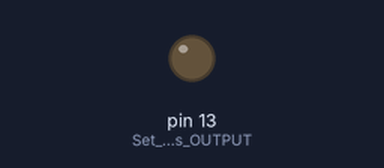
Bench run of a sketch on a simulated Arduino Uno, built with avr-gcc and run on an emulated ATmega328P. Parts: output pins drawn as LEDs (lit = HIGH).

Above: at 1.8 s.
At 5.5 s:
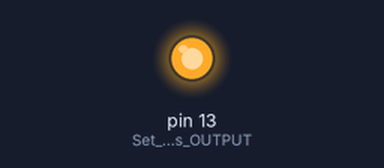
Timing chart, 0 to 14.0 s (numbered marks = the images above):
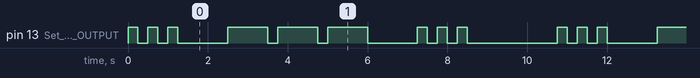

The sketch:

test.ino
```cpp
#include "Arduino.h"
#include "hfile.h"

Morse morse(13);  // Create an instance of the Morse class with pin 13

void setup()
{
  pinMode(13, OUTPUT);  // Set pin 13 as OUTPUT (built-in LED on most Arduino boards)
}

void loop()
{
  // Emit SOS in Morse code (dot, dot, dot, dash, dash, dash, dot, dot, dot)
  morse.dot();   // S
  morse.dot();
  morse.dot();
  delay(1000);   // Delay between letters
  morse.dash();  // O
  morse.dash();
  morse.dash();
  delay(1000);   // Delay between letters
  morse.dot();   // S
  morse.dot();
  morse.dot();
  delay(2000);   // Delay between SOS repetitions
}
```

hfile.h
```cpp
#ifndef HFILE_H_INCLUDED
#define HFILE_H_INCLUDED

#include "Arduino.h"

class Morse
{
public:
    Morse(int pin);  // Constructor
    void dot();      // Emit a dot
    void dash();     // Emit a dash
    void dot(int num);   // Emit multiple dots
    void dash(int num);  // Emit multiple dashes

private:
    int _pin;   // The pin number for Morse code output
};

#endif // HFILE_H_INCLUDED
```

sfile.cpp
```cpp
#include "Arduino.h"
#include "hfile.h"

Morse::Morse(int pin)
{
    pinMode(pin, OUTPUT);   // Set the specified pin as OUTPUT
    _pin = pin;             // Store the pin number in the private member variable
}

void Morse::dot()
{
    digitalWrite(_pin, HIGH);   // Turn on the LED or activate the output
    delay(250);                  // Delay for dot duration
    digitalWrite(_pin, LOW);    // Turn off the LED or deactivate the output
    delay(250);                  // Delay between dots
}

void Morse::dash()
{
    digitalWrite(_pin, HIGH);   // Turn on the LED or activate the output
    delay(1000);                 // Delay for dash duration
    digitalWrite(_pin, LOW);    // Turn off the LED or deactivate the output
    delay(250);                  // Delay between dashes
}

void Morse::dot(int num)
{
    for (int i = 0; i < num; i++)
    {
        digitalWrite(_pin, HIGH);   // Turn on the LED or activate the output
        delay(250);                  // Delay for dot duration
        digitalWrite(_pin, LOW);    // Turn off the LED or deactivate the output
        delay(250);                  // Delay between dots
    }
}

void Morse::dash(int num)
{
    for (int i = 0; i < num; i++)
    {
        digitalWrite(_pin, HIGH);   // Turn on the LED or activate the output
        delay(1000);                 // Delay for dash duration
        digitalWrite(_pin, LOW);    // Turn off the LED or deactivate the output
        delay(250);                  // Delay between dashes
    }
}
```

Measured:
- by itself, pin 13 (Set_pin_13_as_OUTPUT): repeats every 10.8 s: 2 × (LOW 0.25 s, HIGH 0.25 s), LOW 1.3 s, 2 × (HIGH 1.0 s, LOW 0.25 s), HIGH 1.0 s, LOW 1.3 s, 2 × (HIGH 0.25 s, LOW 0.25 s), HIGH 0.25 s, LOW 2.3 s, HIGH 0.25 s
- by itself, everything shown: repeats every 10.8 s, in 18 steps
